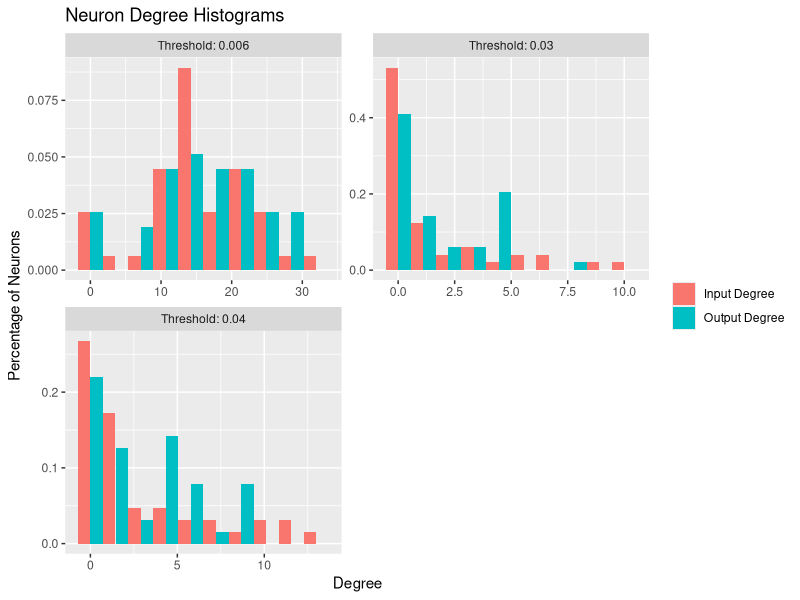
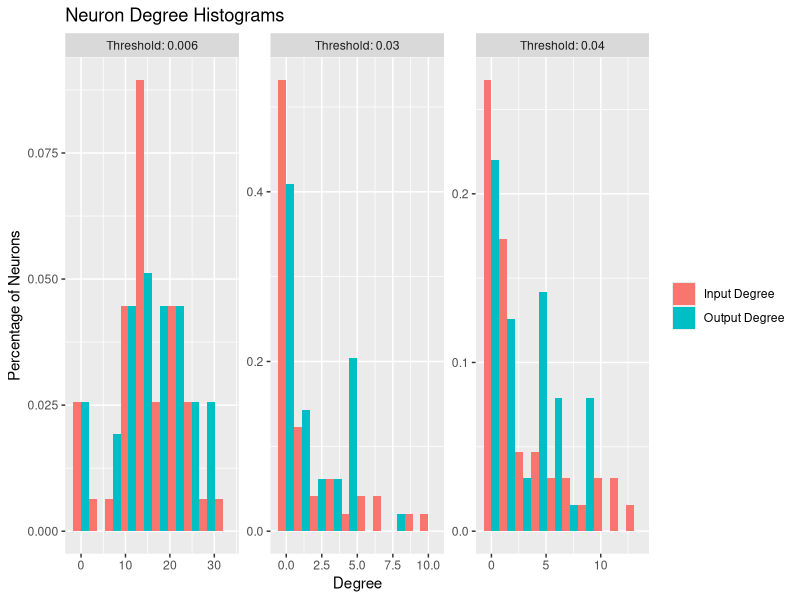
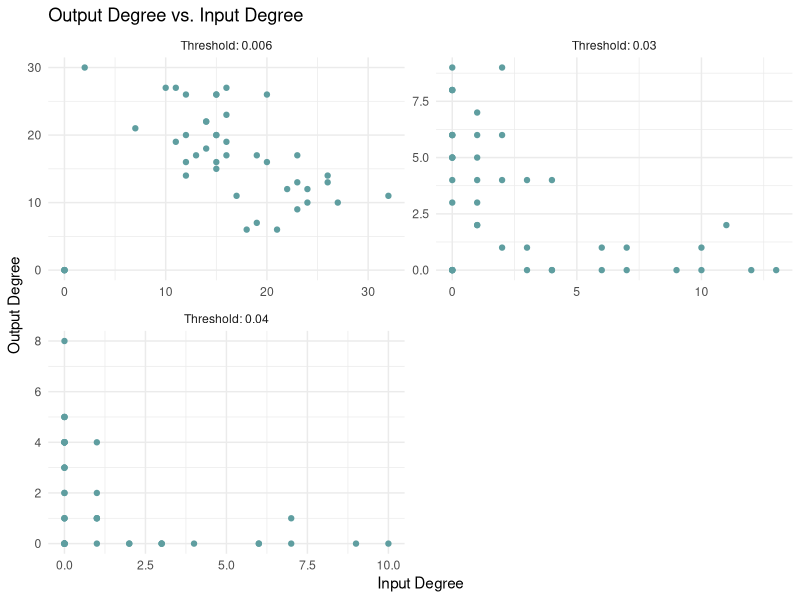
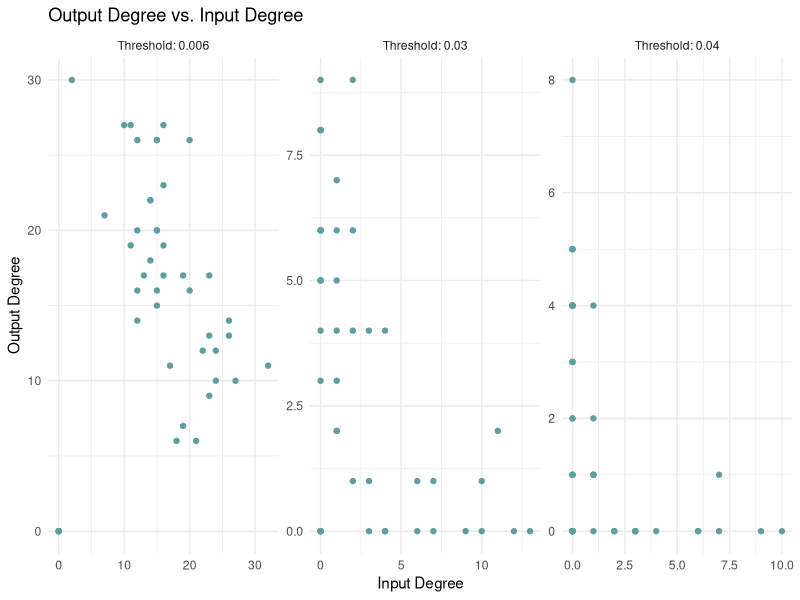
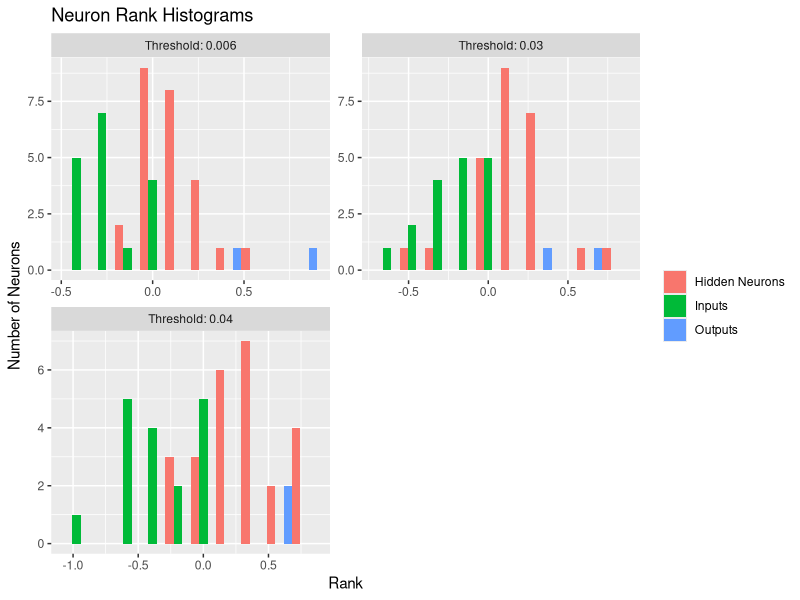
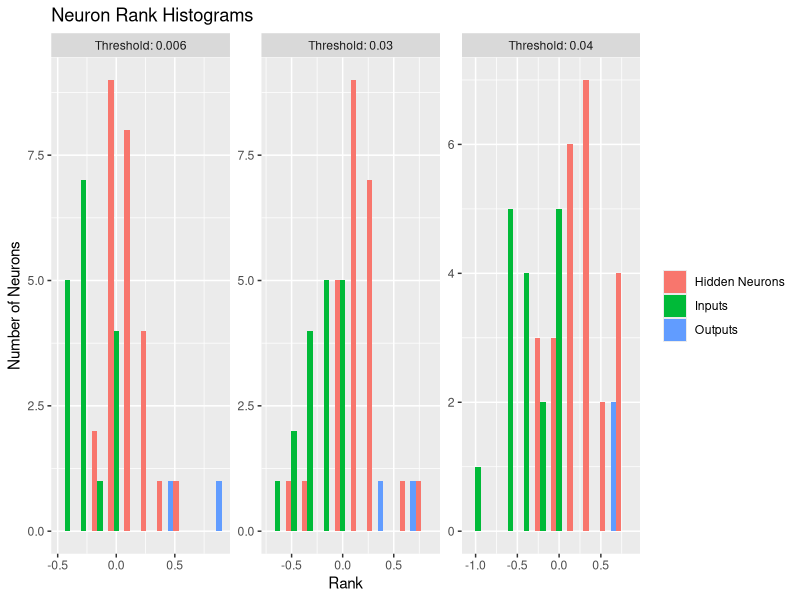

Here is the R script that generated these plots, in order:
## ---- chunk 1
knitr::opts_chunk$set(echo = TRUE)
## ---- chunk 2
library(ggplot2)
library(reshape2)
library(ggthemes)
## ---- chunk 3
df <- read.csv('test.csv')
names(df) <- c('Input Degree', 'Output Degree')
df1 <- read.csv('test1.csv')
names(df1) <- c('Input Degree', 'Output Degree')
df2 <- read.csv('test2.csv')
names(df2) <- c('Input Degree', 'Output Degree')
## ---- chunk 4
new_df <- data.frame(degree=df$'Input Degree')
new_df$'type' <- 'Input Degree'
new_df_2 <- data.frame(degree=df$'Output Degree')
new_df_2$'type' <- 'Output Degree'
new_df <- rbind(new_df, new_df_2)
new_df$threshold <- 'Threshold: 0.006'
new_df
## ---- chunk 5
new_df1 <- data.frame(degree=df1$'Input Degree')
new_df1$'type' <- 'Input Degree'
new_df1_2 <- data.frame(degree=df1$'Output Degree')
new_df1_2$'type' <- 'Output Degree'
new_df1 <- rbind(new_df1, new_df1_2)
new_df1$threshold <- 'Threshold: 0.04'
new_df1
## ---- chunk 6
new_df2 <- data.frame(degree=df2$'Input Degree')
new_df2$'type' <- 'Input Degree'
new_df2_2 <- data.frame(degree=df2$'Output Degree')
new_df2_2$'type' <- 'Output Degree'
new_df2 <- rbind(new_df2, new_df2_2)
new_df2$threshold <- 'Threshold: 0.03'
new_df2
## ---- chunk 7
dff <- rbind(new_df, new_df1, new_df2)
dff
## ---- chunk 8
ggplot(dff, aes(x=degree, fill=type)) +
  geom_histogram(aes(y=..density..), position='dodge', bins=10) +
  xlab("Degree") +
  ylab("Percentage of Neurons") +
  ggtitle("Neuron Degree Histograms") +
  facet_wrap(~threshold, scale='free', nrow=2) +
  theme(legend.title=element_blank()) 
## ---- chunk 9
ggplot(dff, aes(x=degree, fill=type)) +
  geom_histogram(aes(y=..density..), position='dodge', bins=10) +
  xlab("Degree") +
  ylab("Percentage of Neurons") +
  ggtitle("Neuron Degree Histograms") +
  facet_wrap(~threshold, scale='free') +
  theme(legend.title=element_blank()) 
## ---- chunk 10
df$threshold <- 'Threshold: 0.006'
df1$threshold <- 'Threshold: 0.03'
df2$threshold <- 'Threshold: 0.04'
s_df <- rbind(df, df1, df2)
## ---- chunk 11
names(s_df) <- c('input', 'output', 'threshold')
## ---- chunk 12
ggplot(s_df) +
  geom_point(aes(x=input, y=output), color='cadetblue') +
  facet_wrap(~threshold, nrow=2, scale='free') +
  xlab('Input Degree') +
  ylab('Output Degree') +
  ggtitle('Output Degree vs. Input Degree') +
  theme_minimal()
## ---- chunk 13
ggplot(s_df) +
  geom_point(aes(x=input, y=output), color='cadetblue') +
  facet_wrap(~threshold, scale='free') +
  xlab('Input Degree') +
  ylab('Output Degree') +
  ggtitle('Output Degree vs. Input Degree') +
  theme_minimal()
## ---- chunk 14
df <- read.csv('rank.csv', stringsAsFactors = FALSE)
df$threshold <- 'Threshold: 0.006'
names(df)[1] <- 'rank'
df1 <- read.csv('rank1.csv', stringsAsFactors = FALSE)
df1$threshold <- 'Threshold: 0.04'
names(df1)[1] <- 'rank'
df2 <- read.csv('rank2.csv', stringsAsFactors = FALSE)
df2$threshold <- 'Threshold: 0.03'
names(df2)[1] <- 'rank'
## ---- chunk 15
new_df <- rbind(df, df1, df2)
new_df
## ---- chunk 16
new_df[new_df$input == 'input','input'] <- 'Inputs'
new_df[new_df$input == 'hidden','input'] <- 'Hidden Neurons'
new_df[new_df$input == 'output','input'] <- 'Outputs'
## ---- chunk 17
ggplot(new_df, aes(x=rank, fill=input)) +
  geom_histogram(position='dodge', bins=10) +
  xlab("Rank") +
  ylab("Number of Neurons") +
  ggtitle("Neuron Rank Histograms") +
  facet_wrap(~threshold, scale='free', nrow=2) +
  theme(legend.title=element_blank()) 
## ---- chunk 18
ggplot(new_df, aes(x=rank, fill=input)) +
  geom_histogram(position='dodge', bins=10) +
  xlab("Rank") +
  ylab("Number of Neurons") +
  ggtitle("Neuron Rank Histograms") +
  facet_wrap(~threshold, scale='free') +
  theme(legend.title=element_blank()) 
